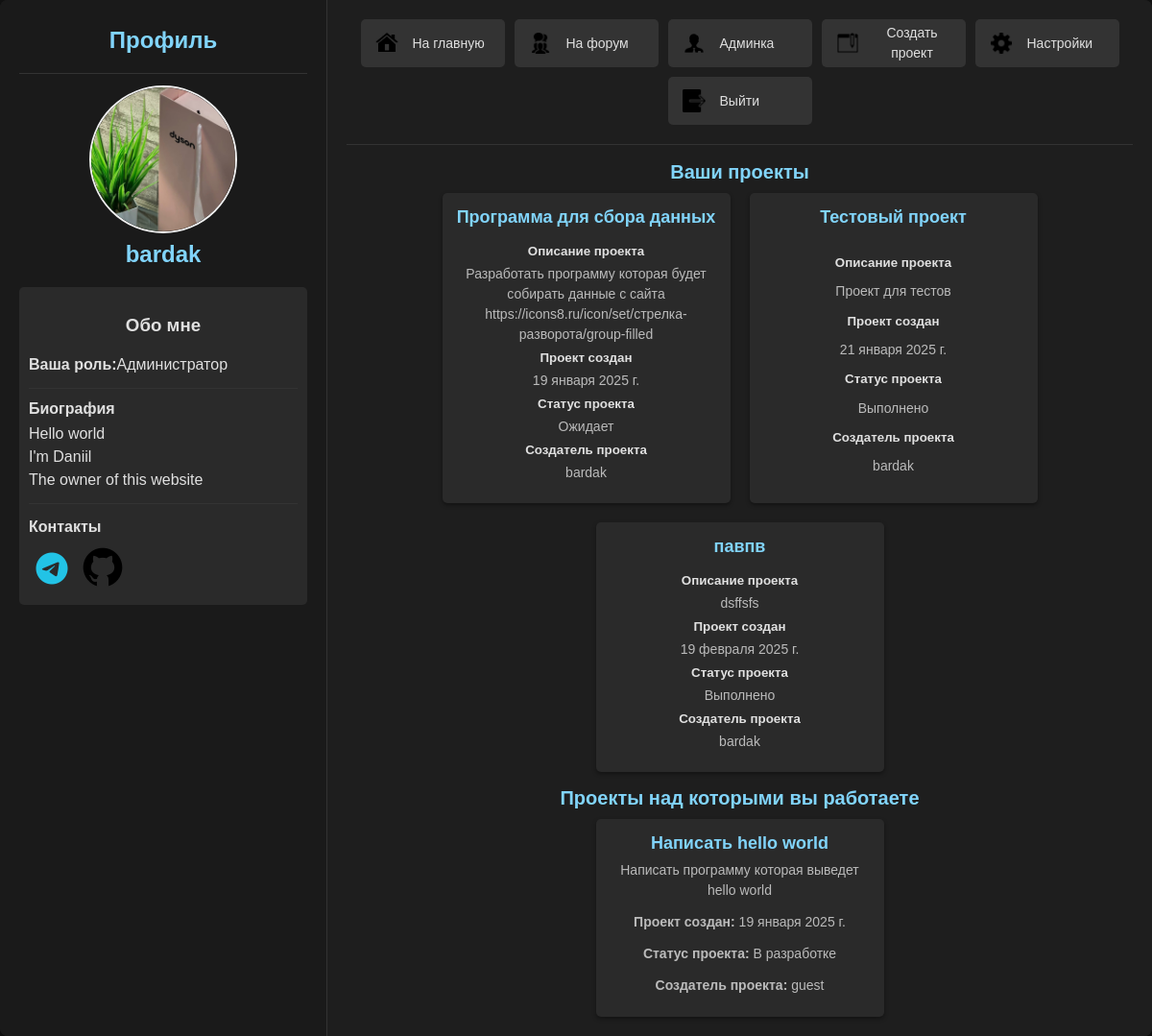
The page /profile/ (signed in) on the database as committed earlier.
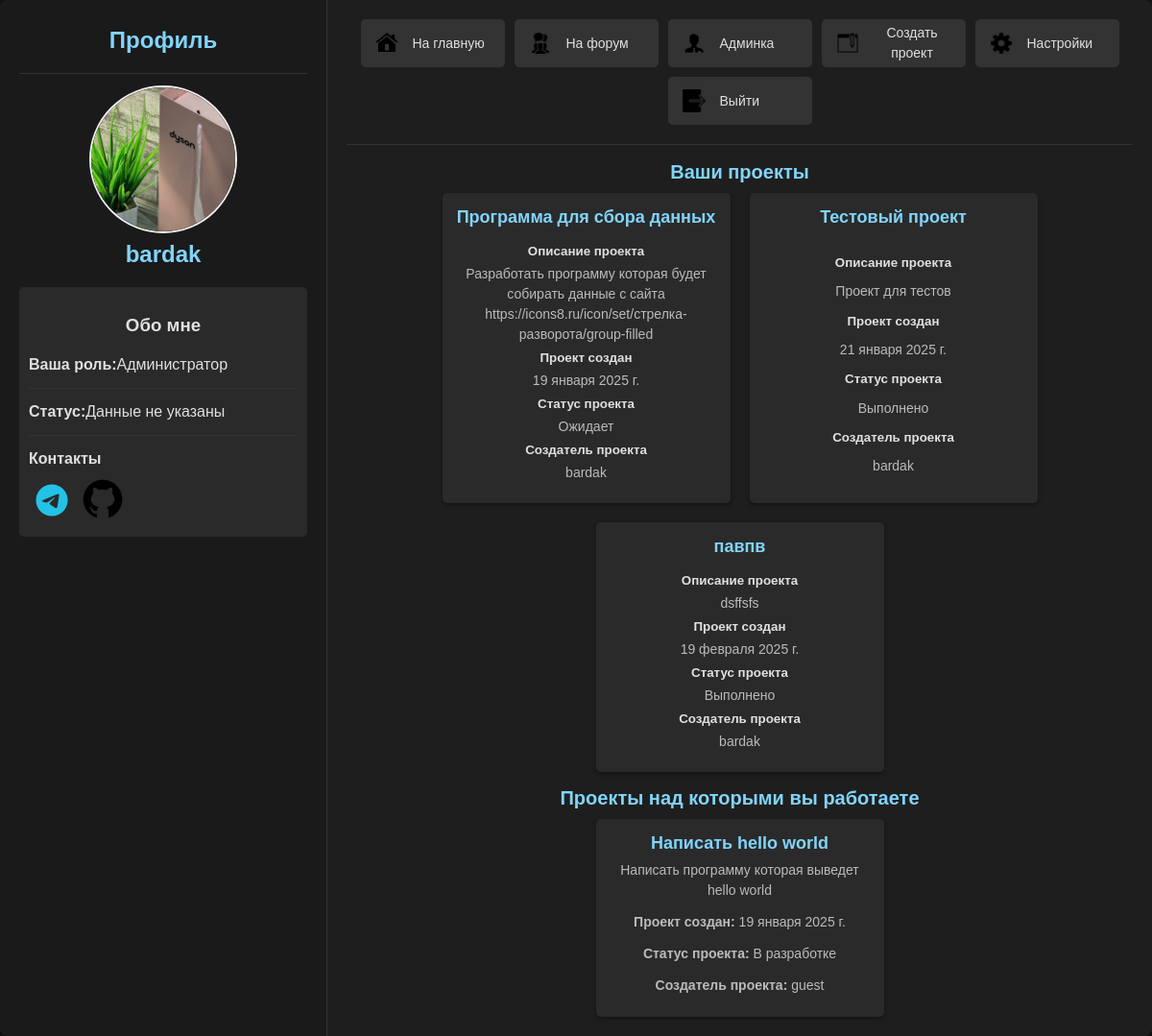
The same page on the database as committed later.
### scp/models.py (models this page shows, shortened)
class Profile(models.Model):
    puser = models.OneToOneField(User, on_delete=models.CASCADE, related_name='profile', unique=True)
    bio = models.TextField(blank=True, null=True)
    avatar = models.ImageField(upload_to='./profile_avatars/', blank=True, null=True, default='./default/no_avatar.png')
    role = models.CharField(max_length=50, blank=True, choices=Role.ROLE_CHOICES, default='Исполнитель')
    account = models.BooleanField(default=False)  # Это поле отвечает за статус пользователя
    contacts = models.TextField(default='Контакты не указаны')
    status = models.CharField(max_length=50, choices=Status.BLACKLIST_CHOICES, default='Не заблокирован')
    telegram_url = models.URLField(max_length=255, blank=True, null=True, verbose_name='Telegram')
    github_url = models.URLField(max_length=255, blank=True, null=True, verbose_name='GitHub')

### scp/views.py (the view)
# urls.py: path('profile/', views.profile, name='profile'), # Профиль
@login_required
def profile(request):
    profiles = get_object_or_404(Profile, puser = request.user)
    projects = Project.objects.filter(owner = request.user)
    memberprojects = Project.objects.filter(participants = request.user)
    return render(request, 'scp/profile.html', {'profile':profiles, 'projects':projects, "memberprojects":memberprojects})

### scp/templates/scp/profile.html (shortened to what the changed rows need)
{% load static %}
<!DOCTYPE html>
<html lang="ru">
<head>
    <link href="{% static 'scp/css/profile.css' %}" rel="stylesheet"/>
</head>
<body>
    <div class="container">
        <div class="left-container">
            <h1>Профиль</h1>
            <hr>
            {% if user.profile.avatar %}
                <div class="avatar-container">
                    <img src="{{ profile.avatar.url }}" alt="Profile Image" class="avatar"/>
                </div>
            {% else %}
                <p class="no-avatar">Нет загруженной аватарки.</p>
            {% endif %}
            <h1>{{ profile.puser }}</h1>
                <div class="profile-info">
                    <h3>Обо мне</h3>
                        <p><strong>Ваша роль:</strong> {{ profile.role }}</p>
                    <hr>
                    {% if profile.bio %}
                        <strong>Биография</strong>
                        <p>{{ profile.bio }}</p>
                    {% else %}
                        <p><strong>Статус:</strong> Данные не указаны</p>
                    {% endif %}
                    <hr>
                    <p><strong>Контакты</strong></p>
                    {% if profile.telegram_url and profile.github_url %}
                        {% if profile.telegram_url %}
                            <a href="{{ profile.telegram_url }}"><img src="{% static 'scp/image/telegram.png' %}" /></a>
                        {% endif %}
                        {% if profile.github_url %}
                            <a href="{{ profile.github_url }}"><img src="{% static 'scp/image/github.png' %}" /></a>
                        {% endif %}
                    {% else %}
                        <p>Контакты не указаны</p>
                    {% endif %}
                </div>
        </div>
        <div class="right-container">
            <div class="title-project">
                <h2>Ваши проекты</h2>
            </div>
            <div class="title-project">
                <h2>Проекты над которыми вы работаете</h2>
            </div>
        </div>
    </div>
</body>
</html>

Rows that differ between the two databases and show on the page:
changed Profile "Администратор": bio "Hello world I'm Daniil The owner of this website" → (not shown)
Other text that changed with them:
text no longer shown: "Биография"
text now shown: "Статус: Данные не указаны"
